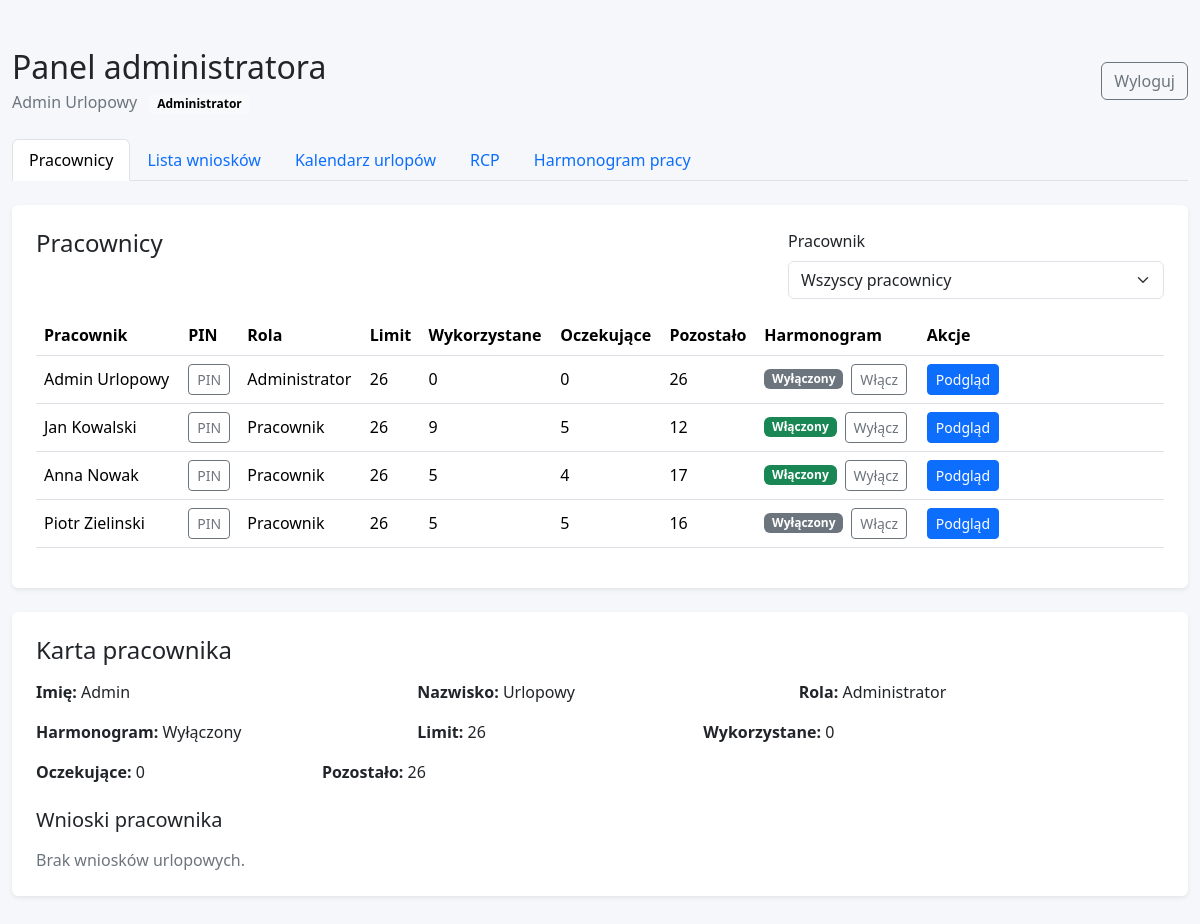
The app's page /index.php?tab=employees&employee_id=4 (signed in) with its own data.
### tables this page shows
CREATE TABLE employees (
    id INT UNSIGNED AUTO_INCREMENT PRIMARY KEY,
    first_name VARCHAR(100) NOT NULL,
    last_name VARCHAR(100) NOT NULL,
    pin_code VARCHAR(20) NULL,
    pin_hash VARCHAR(255) NOT NULL,
    role ENUM('employee', 'admin') NOT NULL DEFAULT 'employee',
    harmonogram TINYINT(1) NOT NULL DEFAULT 0,
    annual_leave_days INT UNSIGNED NOT NULL DEFAULT 26,
    created_at TIMESTAMP NOT NULL DEFAULT CURRENT_TIMESTAMP,
    INDEX idx_employees_role (role),
    INDEX idx_employees_harmonogram (harmonogram)
);

### index.php (called while the page is built, shortened)
<?php
require __DIR__ . '/app/main.php';
require __DIR__ . '/views/page.php';

### app/functions.php (called while the page is built, shortened)
<?php
function e(?string $value): string
{
    return htmlspecialchars((string) $value, ENT_QUOTES | ENT_SUBSTITUTE, 'UTF-8');
}
function fetchCurrentEmployee(PDO $pdo): ?array
{
    $stmt = $pdo->prepare('SELECT * FROM employees WHERE id = :id');
    $stmt->execute(['id' => (int) $_SESSION['employee_id']]);
    $employee = $stmt->fetch();
    return $employee;
}

### app/actions.php (called while the page is built, shortened)
<?php
$employee = fetchCurrentEmployee($pdo);
$isAdmin = $employee && ($_SESSION['employee_role'] ?? '') === 'admin' && $employee['role'] === 'admin';

### app/main.php (called while the page is built, shortened)
<?php
require __DIR__ . '/actions.php';
require __DIR__ . '/data.php';

### app/data.php (called while the page is built, shortened)
<?php
if ($employee && $isAdmin) {
    $employeesStmt = $pdo->prepare(
        "SELECT
            e.*,
            COALESCE(SUM(CASE WHEN vr.status = 'zaakceptowany' THEN vr.days ELSE 0 END), 0) AS used_days,
            COALESCE(SUM(CASE WHEN vr.status = 'oczekujący' THEN vr.days ELSE 0 END), 0) AS pending_days
         FROM employees e
         LEFT JOIN vacation_requests vr ON vr.employee_id = e.id
         GROUP BY e.id, e.first_name, e.last_name, e.pin_code, e.pin_hash, e.role, e.harmonogram, e.annual_leave_days, e.created_at
         ORDER BY e.role DESC, e.last_name, e.first_name"
    );
    $employeesStmt->execute();
    $adminEmployees = $employeesStmt->fetchAll();
    $selectedEmployeeId = filter_input(INPUT_GET, 'employee_id', FILTER_VALIDATE_INT);
    if ($selectedEmployeeId) {
        $selectedStmt = $pdo->prepare(
            "SELECT
                e.*,
                COALESCE(SUM(CASE WHEN vr.status = 'zaakceptowany' THEN vr.days ELSE 0 END), 0) AS used_days,
                COALESCE(SUM(CASE WHEN vr.status = 'oczekujący' THEN vr.days ELSE 0 END), 0) AS pending_days
             FROM employees e
             LEFT JOIN vacation_requests vr ON vr.employee_id = e.id
             WHERE e.id = :id
             GROUP BY e.id, e.first_name, e.last_name, e.pin_code, e.pin_hash, e.role, e.harmonogram, e.annual_leave_days, e.created_at"
        );
        $selectedStmt->execute(['id' => $selectedEmployeeId]);
        $selectedEmployee = $selectedStmt->fetch() ?: null;
        if ($selectedEmployee) {
            $historyStmt = $pdo->prepare(
                'SELECT *
                 FROM vacation_requests
                 WHERE employee_id = :employee_id
                 ORDER BY start_date DESC, id DESC'
            );
            $historyStmt->execute(['employee_id' => $selectedEmployeeId]);
            $selectedEmployeeRequests = $historyStmt->fetchAll();
        }
    }
}
$requestedTab = $_GET['tab'] ?? 'employees';
$activeTab = in_array($requestedTab, ['employees', 'requests', 'calendar', 'schedules', 'rcp'], true) ? $requestedTab : 'employees';

### views/admin/panel.php (the view, shortened to what this page needs)
<ul class="nav nav-tabs mb-4" role="tablist">
    <li class="nav-item" role="presentation">
        <a class="nav-link <?= $activeTab === 'employees' ? 'active' : '' ?>" href="index.php?tab=employees">Pracownicy</a>
    </li>
    <li class="nav-item" role="presentation">
        <a class="nav-link <?= $activeTab === 'requests' ? 'active' : '' ?>" href="index.php?tab=requests">Lista wniosków</a>
    </li>
    <li class="nav-item" role="presentation">
        <a class="nav-link <?= $activeTab === 'calendar' ? 'active' : '' ?>" href="index.php?tab=calendar">Kalendarz urlopów</a>
    </li>
    <li class="nav-item" role="presentation">
        <a class="nav-link <?= $activeTab === 'rcp' ? 'active' : '' ?>" href="index.php?tab=rcp">RCP</a>
    </li>
    <li class="nav-item" role="presentation">
        <a class="nav-link <?= $activeTab === 'schedules' ? 'active' : '' ?>" href="index.php?tab=schedules">Harmonogram pracy</a>
    </li>
</ul>
<?php if ($activeTab === 'employees'): ?>
    <div class="card border-0 shadow-sm mb-4">
        <div class="card-body p-4">
            <div class="d-flex flex-column flex-lg-row justify-content-between gap-3 mb-3">
                <h2 class="h4 mb-0">Pracownicy</h2>
                <div class="col-12 col-lg-4">
                    <label for="employeesEmployeeFilter" class="form-label">Pracownik</label>
                    <select class="form-select js-admin-employee-filter" id="employeesEmployeeFilter" data-target-table="employeesTable">
                        <option value="">Wszyscy pracownicy</option>
                    </select>
                </div>
            </div>
            <div class="table-responsive">
                <table class="table align-middle" id="employeesTable">
                    <thead>
                    <tr>
                        <th>Pracownik</th>
                        <th>PIN</th>
                        <th>Rola</th>
                        <th>Limit</th>
                        <th>Wykorzystane</th>
                        <th>Oczekujące</th>
                        <th>Pozostało</th>
                        <th>Harmonogram</th>
                        <th>Akcje</th>
                    </tr>
                    </thead>
                    <tbody>
                    <?php foreach ($adminEmployees as $adminEmployee): ?>
                        <?php
                        $used = (int) $adminEmployee['used_days'];
                        $pending = (int) $adminEmployee['pending_days'];
                        $remaining = max(0, (int) $adminEmployee['annual_leave_days'] - $used - $pending);
                        ?>
                        <tr data-employee-id="<?= (int) $adminEmployee['id'] ?>">
                            <td><?= e($adminEmployee['first_name'] . ' ' . $adminEmployee['last_name']) ?></td>
                            <td>
                                <?php if ($adminEmployee['pin']): ?>
                                    <button type="button"
                                            class="btn btn-sm btn-outline-secondary js-show-pin"
                                            data-pin="<?= e($adminEmployee['pin']) ?>">PIN</button>
                                <?php else: ?>
                                    <span class="text-secondary small">Niedostępny</span>
                                <?php endif; ?>
                            </td>
                            <td><?= $adminEmployee['role'] === 'admin' ? 'Administrator' : 'Pracownik' ?></td>
                            <td><?= (int) $adminEmployee['annual_leave_days'] ?></td>
                            <td><?= $used ?></td>
                            <td><?= $pending ?></td>
                            <td><?= $remaining ?></td>
                            <td>
                                <form method="post" class="d-flex align-items-center gap-2">
                                    <span class="badge <?= (int) $adminEmployee['harmonogram'] === 1 ? 'text-bg-success' : 'text-bg-secondary' ?>">
                                        <?= (int) $adminEmployee['harmonogram'] === 1 ? 'Włączony' : 'Wyłączony' ?>
                                    </span>
                                    <button type="submit" class="btn btn-sm btn-outline-secondary">
                                        <?= (int) $adminEmployee['harmonogram'] === 1 ? 'Wyłącz' : 'Włącz' ?>
                                    </button>
                                </form>
                            </td>
                            <td class="table-actions">
                                <a class="btn btn-sm btn-primary" href="index.php?tab=employees&employee_id=<?= (int) $adminEmployee['id'] ?>#employee-card">Podgląd</a>
                            </td>
                        </tr>
                    <?php endforeach; ?>
                    </tbody>
                </table>
            </div>
        </div>
    </div>
    <?php if ($selectedEmployee): ?>
        <?php
        $selectedUsed = (int) $selectedEmployee['used_days'];
        $selectedPending = (int) $selectedEmployee['pending_days'];
        $selectedRemaining = max(0, (int) $selectedEmployee['annual_leave_days'] - $selectedUsed - $selectedPending);
        ?>
        <div class="card border-0 shadow-sm mb-4" id="employee-card">
            <div class="card-body p-4">
                <h2 class="h4 mb-3">Karta pracownika</h2>
                <div class="row g-3 mb-4">
                    <div class="col-12 col-md-4"><strong>Imię:</strong> <?= e($selectedEmployee['first_name']) ?></div>
                    <div class="col-12 col-md-4"><strong>Nazwisko:</strong> <?= e($selectedEmployee['last_name']) ?></div>
                    <div class="col-12 col-md-4"><strong>Rola:</strong> <?= $selectedEmployee['role'] === 'admin' ? 'Administrator' : 'Pracownik' ?></div>
                    <div class="col-12 col-md-4"><strong>Harmonogram:</strong> <?= (int) $selectedEmployee['harmonogram'] === 1 ? 'Włączony' : 'Wyłączony' ?></div>
                    <div class="col-6 col-md-3"><strong>Limit:</strong> <?= (int) $selectedEmployee['annual_leave_days'] ?></div>
                    <div class="col-6 col-md-3"><strong>Wykorzystane:</strong> <?= $selectedUsed ?></div>
                    <div class="col-6 col-md-3"><strong>Oczekujące:</strong> <?= $selectedPending ?></div>
                    <div class="col-6 col-md-3"><strong>Pozostało:</strong> <?= $selectedRemaining ?></div>
                </div>
                <h3 class="h5 mb-3" id="employee-vacations">Wnioski pracownika</h3>
                <?php if (!$selectedEmployeeRequests): ?>
                    <p class="text-secondary mb-0">Brak wniosków urlopowych.</p>
                <?php endif; ?>
            </div>
        </div>
    <?php endif; ?>
<?php endif; ?>

### views/layout/topbar.php (shortened to what this page needs)
<div class="d-flex flex-column flex-md-row align-items-md-center justify-content-between gap-3 mb-4">
    <div>
        <h1 class="h2 mb-1"><?= $isAdmin ? 'Panel administratora' : 'Panel pracownika' ?></h1>
        <div class="text-secondary">
            <?= e($employee['first_name'] . ' ' . $employee['last_name']) ?>
            <span class="badge text-bg-light ms-2"><?= $isAdmin ? 'Administrator' : 'Pracownik' ?></span>
        </div>
    </div>
    <a class="btn btn-outline-secondary" href="index.php?action=logout">Wyloguj</a>
</div>

### views/layout/header.php (style rules this page uses)
body { background: #f5f7fb; }
.table-actions { min-width: 240px; }

### records on screen
employees: first_name+last_name "Admin Urlopowy", first_name "Admin", last_name "Urlopowy", annual_leave_days "26"
employees: first_name+last_name "Jan Kowalski", role "Pracownik", annual_leave_days "26", used "9", pending "5", remaining "12", harmonogram "Włączony"
employees: first_name+last_name "Anna Nowak", role "Pracownik", annual_leave_days "26", used "5", pending "4", remaining "17", harmonogram "Włączony"
employees: first_name+last_name "Piotr Zielinski", role "Pracownik", annual_leave_days "26", used "5", pending "5", remaining "16", harmonogram "Wyłączony"

### other values on screen
$adminEmployee['first_name'] . ' ' . $adminEmployee['last_name'] "Admin Urlopowy"
$adminEmployee['annual_leave_days'] "26"
$used "0"
$pending "0"
$remaining "26"
$selectedUsed "0"
$selectedPending "0"
